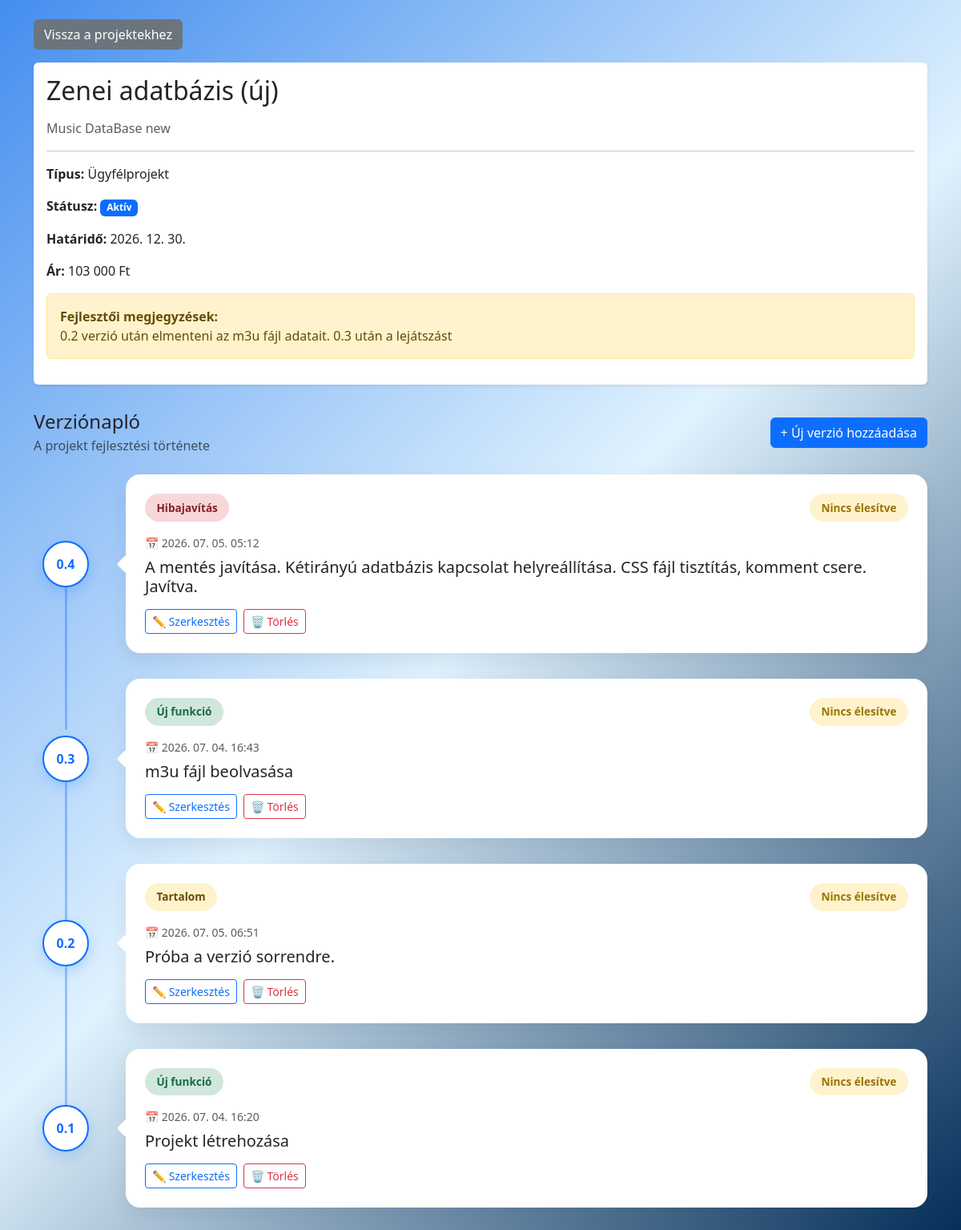
/public/index.php?action=show&id=5 (signed in), run on the app's committed database.
### tables this page shows
CREATE TABLE `projects` (
  `id` int(11) NOT NULL,
  `title` varchar(255) NOT NULL,
  `description` text DEFAULT NULL,
  `type` enum('personal','client') NOT NULL DEFAULT 'personal',
  `status` enum('planning','active','completed','cancelled') NOT NULL DEFAULT 'planning',
  `price` int(11) DEFAULT NULL,
  `deadline` date DEFAULT NULL,
  `github_url` varchar(255) DEFAULT NULL,
  `live_url` varchar(255) DEFAULT NULL,
  `notes` text DEFAULT NULL,
  `created_at` timestamp NOT NULL DEFAULT current_timestamp()
);

CREATE TABLE `project_versions` (
  `id` int(11) NOT NULL,
  `project_id` int(11) NOT NULL,
  `version_number` varchar(50) NOT NULL,
  `change_type` varchar(100) DEFAULT NULL,
  `description` text DEFAULT NULL,
  `deployed` tinyint(1) DEFAULT 0,
  `created_at` timestamp NOT NULL DEFAULT current_timestamp()
);

### controllers/ProjectController.php (called while the page is built, shortened)
<?php
require_once __DIR__ . "/../models/Project.php";
require_once __DIR__ . "/../models/ProjectVersion.php";
class ProjectController
{
    private Project $projectModel;
    private ProjectVersion $versionModel;
    public function __construct(PDO $pdo)
    {
        $this->projectModel = new Project($pdo);
        $this->versionModel = new ProjectVersion($pdo);
    }
    public function show(): void
    {
        $id = (int) ($_GET["id"] ?? 0);
        $project = $this->projectModel->getById($id);
        $versions = $this->versionModel->getByProjectId($id);
        require_once __DIR__ . "/../views/projects/show.php";
    }
}

### models/Project.php (called while the page is built, shortened)
<?php
class Project
{
    private PDO $pdo;
    public function __construct(PDO $pdo)
    {
        $this->pdo = $pdo;
    }
    public function getById(int $id): array|false
    {
        $sql = "SELECT *
        FROM projects
        WHERE id = :id";
        $stmt = $this->pdo->prepare($sql);
        $stmt->execute([
            "id" => $id
        ]);
        return $stmt->fetch(PDO::FETCH_ASSOC);
    }
}

### models/ProjectVersion.php (called while the page is built, shortened)
<?php
class ProjectVersion
{
    private PDO $pdo;
    public function __construct(PDO $pdo)
    {
        $this->pdo = $pdo;
    }
    public function getByProjectId(int $projectId): array
    {
        $sql = "SELECT *
            FROM project_versions
            WHERE project_id = :project_id
            ORDER BY
                CAST(SUBSTRING_INDEX(version_number, '.', 1) AS UNSIGNED) DESC,
                CAST(SUBSTRING_INDEX(version_number, '.', -1) AS UNSIGNED) DESC";
        $stmt = $this->pdo->prepare($sql);
        $stmt->execute([
            "project_id" => $projectId
        ]);
        return $stmt->fetchAll(PDO::FETCH_ASSOC);
    }
}

### views/projects/show.php (the view, shortened to what this page needs)
<!DOCTYPE html>
<html lang="hu">
<head>
    <link
        href="https://cdn.jsdelivr.net/npm/bootstrap@5.3.3/dist/css/bootstrap.min.css"
        rel="stylesheet">
    <link
        rel="stylesheet"
        href="/ProjectBoard/public/css/style.css?v=1.0">
</head>
<body class="bg-light text-dark">
    <div class="container py-4">
        <a href="index.php" class="btn btn-secondary mb-3">
            Vissza a projektekhez
        </a>
        <div class="card border-0 shadow-sm mb-4">
            <div class="card-body">
                <h1 class="h2 mb-3">
                    <?= htmlspecialchars($project["title"]) ?>
                </h1>
                <p class="text-muted">
                    <?= htmlspecialchars($project["description"]) ?>
                </p>
                <hr>
                <p>
                    <strong>Típus:</strong>
                    <?= $project["type"] === "personal" ? "Saját projekt" : "Ügyfélprojekt" ?>
                </p>
                <?php
                $statusText = match ($project["status"]) {
                    "planning" => "Tervezés",
                    "active" => "Aktív",
                    "completed" => "Kész",
                    "cancelled" => "Törölve",
                    default => $project["status"]
                };
                $statusClass = match ($project["status"]) {
                    "planning" => "bg-warning text-dark",
                    "active" => "bg-primary",
                    "completed" => "bg-success",
                    "cancelled" => "bg-danger",
                    default => "bg-secondary"
                };
                ?>
                <p>
                    <strong>Státusz:</strong>
                    <span class="badge <?= $statusClass ?>">
                        <?= htmlspecialchars($statusText) ?>
                    </span>
                </p>
                <?php if (!empty($project["deadline"])): ?>
                    <p>
                        <strong>Határidő:</strong>
                        <?= date("Y. m. d.", strtotime($project["deadline"])) ?>
                    </p>
                <?php endif; ?>
                <?php if (!empty($project["price"])): ?>
                    <p>
                        <strong>Ár:</strong>
                        <?= number_format((float) $project["price"], 0, ",", " ") ?> Ft
                    </p>
                <?php endif; ?>
                <?php if (!empty($project["notes"])): ?>
                    <div class="alert alert-warning">
                        <strong>Fejlesztői megjegyzések:</strong><br>
                        <?= nl2br(htmlspecialchars($project["notes"])) ?>
                    </div>
                <?php endif; ?>
            </div>
        </div>
        <div class="version-header">
            <div>
                <h2 class="h4 mb-1">
                    Verziónapló
                </h2>
                <p class="text-muted mb-0">
                    A projekt fejlesztési története
                </p>
            </div>
            <a
                href="index.php?action=createVersion&project_id=<?= $project["id"] ?>"
                class="btn btn-primary">
                + Új verzió hozzáadása
            </a>
        </div>
        <div class="version-list">
            <?php foreach ($versions as $version): ?>
                <?php
                $typeClass = match ($version["change_type"]) {
                    "feature" => "version-type-feature",
                    "bugfix" => "version-type-bugfix",
                    "design" => "version-type-design",
                    "content" => "version-type-content",
                    "release" => "version-type-release",
                    default => "version-type-default"
                };
                $typeText = match ($version["change_type"]) {
                    "feature" => "Új funkció",
                    "bugfix" => "Hibajavítás",
                    "design" => "Design",
                    "content" => "Tartalom",
                    "release" => "Kiadás",
                    default => $version["change_type"]
                };
                ?>
                <div class="version-row">
                    <div class="version-left">
                        <div class="version-number">
                            <?= htmlspecialchars($version["version_number"]) ?>
                        </div>
                    </div>
                    <div class="version-content">
                        <div class="version-card">
                            <div class="version-card-top">
                                <span class="version-type <?= $typeClass ?>">
                                    <?= htmlspecialchars($typeText) ?>
                                </span>
                                <span class="version-deployed <?= $version["deployed"] ? "is-deployed" : "not-deployed" ?>">
                                    <?= $version["deployed"] ? "Élesítve" : "Nincs élesítve" ?>
                                </span>
                            </div>
                            <p class="text-muted small mb-2">
                                📅
                                <?= date("Y. m. d. H:i", strtotime($version["created_at"])) ?>
                            </p>
                            <h5 class="mb-3">
                                <?= htmlspecialchars($version["description"]) ?>
                            </h5>
                            <div class="version-actions mt-3">
                                <button
                                    class="btn btn-sm btn-outline-primary"
                                    type="button"
                                    data-bs-toggle="collapse"
                                    data-bs-target="#versionEdit<?= $version["id"] ?>">
                                    ✏️ Szerkesztés
                                </button>
                                <form
                                    method="POST"
                                    action="index.php?action=deleteVersion"
                                    class="d-inline"
                                    onsubmit="return confirm('Biztosan törölni szeretnéd ezt a verziót?');">
                                    <button
                                        type="submit"
                                        class="btn btn-sm btn-outline-danger">
                                        🗑️ Törlés
                                    </button>
                                </form>
                            </div>
                        </div>
                    </div>
                </div>
            <?php endforeach; ?>
        </div>
    </div>
</body>
</html>

### public/css/style.css (style rules this page uses)
html, body { min-height: 100vh; }
body { background: linear-gradient( 135deg, #448eef 0%, #e0f2fe 50%, #002b56 100% ) !important; }
.card { background-color: #ffffff; box-shadow: 0 2px 8px rgba(0, 0, 0, 0.08); }
.version-header { display: flex; justify-content: space-between; align-items: center; gap: 1rem; margin: 2rem 0 1.5rem; }
.version-list { margin-top: 1rem; }
.version-row { position: relative; padding-left: 115px; margin-bottom: 2rem; }
.version-left { position: absolute; left: 0; top: 50%; width: 80px; transform: translateY(-50%); display: flex; justify-content: center; align-items: center; }
.version-left::after { content: ""; position: absolute; top: 58px; height: calc(100% + 120px); width: 3px; background: #0d6efd; opacity: 0.35; border-radius: 999px; }
.version-row:last-child .version-left::after { display: none; }
.version-number { width: 58px; height: 58px; border: 2px solid #0d6efd; border-radius: 50%; background: #ffffff; color: #0d6efd; display: flex; align-items: center; justify-content: center; font-weight: 700; box-shadow: 0 6px 16px rgba(13, 110, 253, 0.2); z-index: 2; }
.version-content { min-width: 0; }
.version-card { position: relative; background: #ffffff; border-radius: 18px; padding: 1.5rem; box-shadow: 0 10px 24px rgba(15, 23, 42, 0.08); transition: 0.25s ease; }
.version-card::before { content: ""; position: absolute; left: -8px; top: 50%; width: 16px; height: 16px; background: #ffffff; transform: translateY(-50%) rotate(45deg); border-radius: 3px; }
.version-card-top { display: flex; justify-content: space-between; align-items: center; gap: 1rem; margin-bottom: 1rem; }
.version-type, .version-deployed { display: inline-flex; align-items: center; border-radius: 999px; padding: 0.45rem 0.9rem; font-size: 0.85rem; font-weight: 700; white-space: nowrap; }
.version-type-feature { background: #d1e7dd; color: #146c43; }
.version-type-bugfix { background: #f8d7da; color: #842029; }
.version-type-content { background: #fff3cd; color: #664d03; }
.version-deployed.not-deployed { background: #fff3cd; color: #997404; }
.version-actions { display: flex; align-items: center; gap: 0.5rem; margin-top: 1rem; }

### data on the page
projects: title "Zenei adatbázis (új)", description "Music DataBase new", status "Aktív", deadline "2026. 12. 30.", price "103 000", notes "0.2 verzió után elmenteni az m3u fájl adatait. 0.3 után a lejátszást"
project_versions: version_number "0.4", change_type "Hibajavítás", deployed "Nincs élesítve", created_at "2026. 07. 05. 05:12", description "A mentés javítása. Kétirányú adatbázis kapcsolat helyreállítása. CSS fájl tisztítás, komment csere. Javítva."
project_versions: version_number "0.3", change_type "Új funkció", deployed "Nincs élesítve", created_at "2026. 07. 04. 16:43", description "m3u fájl beolvasása"
project_versions: version_number "0.2", change_type "Tartalom", deployed "Nincs élesítve", created_at "2026. 07. 05. 06:51", description "Próba a verzió sorrendre."
project_versions: version_number "0.1", change_type "Új funkció", deployed "Nincs élesítve", created_at "2026. 07. 04. 16:20", description "Projekt létrehozása"
